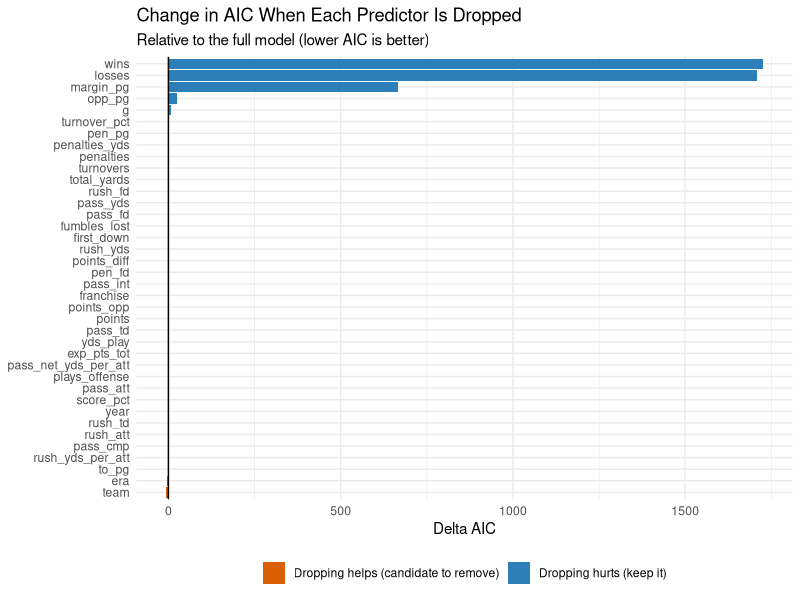
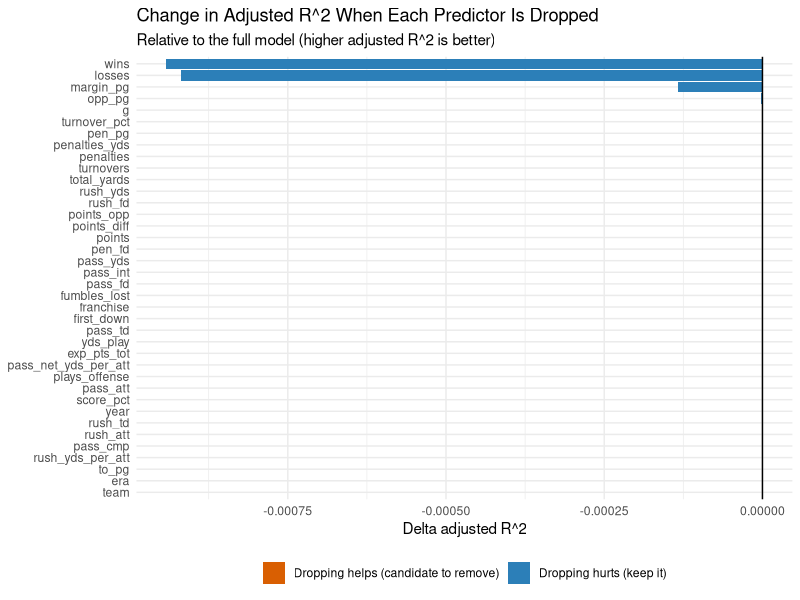
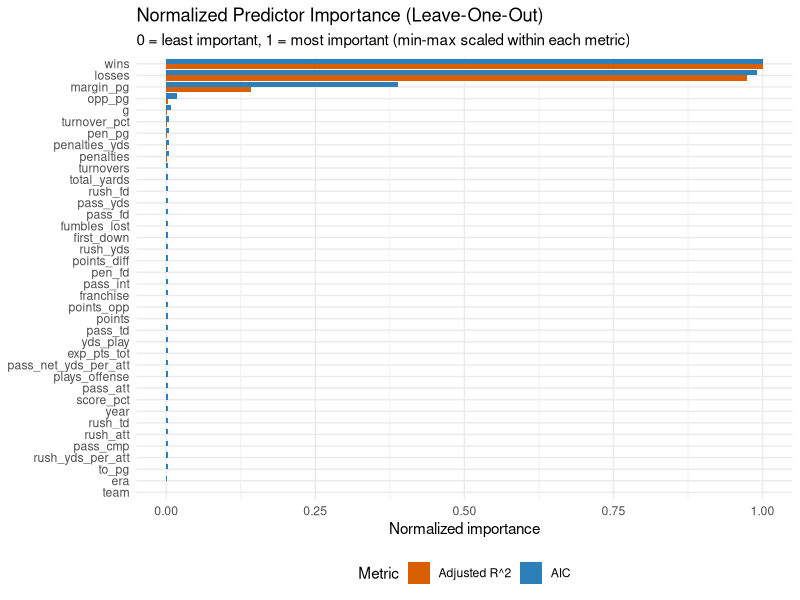

Write R code to recreate these figures, in order.
library(dplyr)
library(readr)
library(tidyr)
library(ggplot2)

# Load data
df <- read_csv("clean_data.csv")
df <- df[, colSums(is.na(df)) == 0]

# Response and predictors
response   <- "win_pct"
predictors <- setdiff(names(df), response)

# Full model (baseline)
# Backticks protect column names that contain spaces or odd characters
make_formula <- function(vars) {
  reformulate(sprintf("`%s`", vars), response = response)
}

full_model  <- lm(make_formula(predictors), data = df)
base_adj_r2 <- summary(full_model)$adj.r.squared
base_aic    <- AIC(full_model)

# Drop one predictor at a time
results <- data.frame(
  dropped_predictor  = predictors,
  adjusted_r_squared = NA_real_,
  AIC                = NA_real_
)

for (i in seq_along(predictors)) {
  model <- lm(make_formula(setdiff(predictors, predictors[i])), data = df)
  results$adjusted_r_squared[i] <- summary(model)$adj.r.squared
  results$AIC[i]                <- AIC(model)
}

# Normalization
# Min-max scaling to 0 to 1; guards against divide-by-zero if all values are equal
minmax <- function(x) {
  rng <- max(x) - min(x)
  if (rng == 0) return(rep(0, length(x)))
  (x - min(x)) / rng
}

results <- results %>%
  mutate(
    # Change relative to the full model
    delta_AIC    = AIC - base_aic,                      # > 0: dropping makes AIC worse
    delta_adj_r2 = adjusted_r_squared - base_adj_r2,    # < 0: dropping makes fit worse
    
    # Normalized importance (0 = least important, 1 = most important)
    # Both are oriented so that higher = dropping the variable hurts more
    norm_AIC_importance    = minmax(delta_AIC),
    norm_adj_r2_importance = minmax(-delta_adj_r2)
  ) %>%
  arrange(desc(norm_AIC_importance))

# Print results
cat("\nFull model baseline:\n")
cat("  Adjusted R^2:", round(base_adj_r2, 4), "\n")
cat("  AIC:         ", round(base_aic, 2), "\n\n")
print(as.data.frame(results), digits = 4)

# Plot 1: Change in AIC when each predictor is dropped
p1 <- results %>%
  mutate(effect = ifelse(delta_AIC > 0,
                         "Dropping hurts (keep it)",
                         "Dropping helps (candidate to remove)")) %>%
  ggplot(aes(x = reorder(dropped_predictor, delta_AIC), y = delta_AIC, fill = effect)) +
  geom_col() +
  geom_hline(yintercept = 0) +
  coord_flip() +
  scale_fill_manual(values = c("Dropping hurts (keep it)" = "#2c7fb8",
                               "Dropping helps (candidate to remove)" = "#d95f02")) +
  labs(title = "Change in AIC When Each Predictor Is Dropped",
       subtitle = "Relative to the full model (lower AIC is better)",
       x = NULL, y = "Delta AIC", fill = NULL) +
  theme_minimal() +
  theme(legend.position = "bottom")

# Plot 2: Change in adjusted R^2 when each predictor is dropped
p2 <- results %>%
  mutate(effect = ifelse(delta_adj_r2 < 0,
                         "Dropping hurts (keep it)",
                         "Dropping helps (candidate to remove)")) %>%
  ggplot(aes(x = reorder(dropped_predictor, -delta_adj_r2), y = delta_adj_r2, fill = effect)) +
  geom_col() +
  geom_hline(yintercept = 0) +
  coord_flip() +
  scale_fill_manual(values = c("Dropping hurts (keep it)" = "#2c7fb8",
                               "Dropping helps (candidate to remove)" = "#d95f02")) +
  labs(title = "Change in Adjusted R^2 When Each Predictor Is Dropped",
       subtitle = "Relative to the full model (higher adjusted R^2 is better)",
       x = NULL, y = "Delta adjusted R^2", fill = NULL) +
  theme_minimal() +
  theme(legend.position = "bottom")

# Plot 3: Normalized importance, AIC vs adjusted R^2 side by side
p3 <- results %>%
  select(dropped_predictor, norm_AIC_importance, norm_adj_r2_importance) %>%
  pivot_longer(-dropped_predictor, names_to = "metric", values_to = "importance") %>%
  mutate(metric = recode(metric,
                         norm_AIC_importance    = "AIC",
                         norm_adj_r2_importance = "Adjusted R^2")) %>%
  ggplot(aes(x = reorder(dropped_predictor, importance, FUN = max),
             y = importance, fill = metric)) +
  geom_col(position = "dodge") +
  coord_flip() +
  scale_fill_manual(values = c("AIC" = "#2c7fb8", "Adjusted R^2" = "#d95f02")) +
  labs(title = "Normalized Predictor Importance (Leave-One-Out)",
       subtitle = "0 = least important, 1 = most important (min-max scaled within each metric)",
       x = NULL, y = "Normalized importance", fill = "Metric") +
  theme_minimal() +
  theme(legend.position = "bottom")

print(p1)
print(p2)
print(p3)
